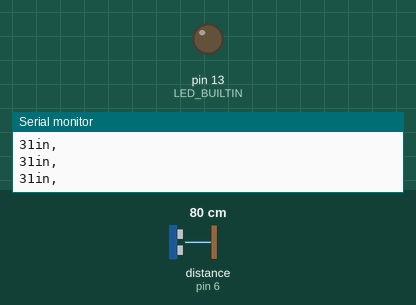
Bench run of a sketch on a simulated Arduino Uno, built with avr-gcc and run on an emulated ATmega328P. On the bench: output pins drawn as LEDs (lit = HIGH), the last lines printed to the serial monitor. Wiring (inferred from the names in the program): ultrasonic range finder: trigger pin 7; echo pin 6. The inputs (shaded band) are chosen by the test bench; at power-on: distance to the obstacle (sensor on pin 6) 80 cm. The echo pulse lasts 58.3 µs per cm; pins used as bus, display or sensor lines are not drawn.

Above: at 1.2 s.
1.3 s: distance to the obstacle (sensor on pin 6) set to 29 cm
2.8 s: distance to the obstacle (sensor on pin 6) set to 22 cm
At 4.1 s:
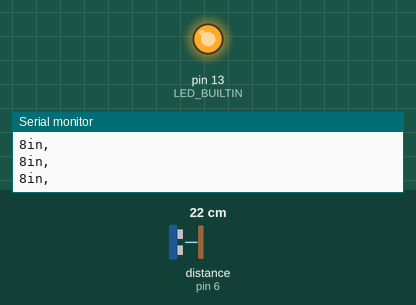
4.4 s: distance to the obstacle (sensor on pin 6) set to 35 cm
At 5.4 s:
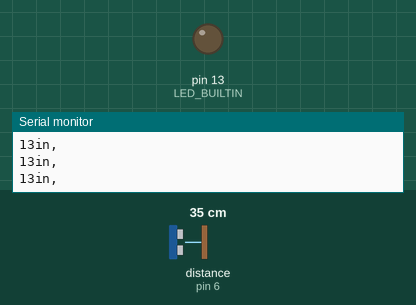
6.0 s: distance to the obstacle (sensor on pin 6) set to 2 cm
At 6.9 s:
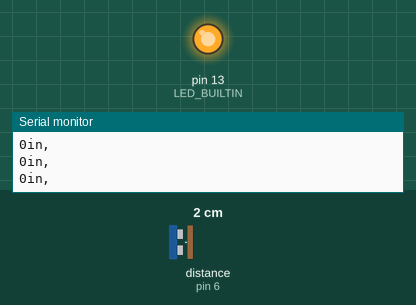
Timing chart, 0 to 8.6 s (numbered marks = the images above; inputs shaded):
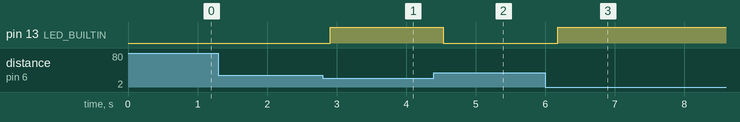

The sketch:

HC-SR04_ultrasoundtest.ino
```cpp
const int pingPin = 7; // Trigger Pin of Ultrasonic Sensor
const int echoPin = 6; // Echo Pin of Ultrasonic Sensor

void setup() {
   pinMode(LED_BUILTIN, OUTPUT);
   Serial.begin(9600); // Starting Serial Terminal
}

void loop() {
   long duration, inches;
   pinMode(pingPin, OUTPUT);
   digitalWrite(pingPin, LOW);
   delayMicroseconds(2);
   digitalWrite(pingPin, HIGH);
   delayMicroseconds(10);
   digitalWrite(pingPin, LOW);
   pinMode(echoPin, INPUT);
   duration = pulseIn(echoPin, HIGH);
   inches = duration / 74 / 2;
   Serial.print(inches);
   Serial.print("in, ");
   Serial.println();
   delay(100);

   if(inches < 10) {
      digitalWrite(LED_BUILTIN, HIGH);
   }
   else {
      digitalWrite(LED_BUILTIN, LOW);
   }
}
```

Measured:
- the behaviour switches between 26 and 25 cm on distance to the obstacle (sensor on pin 6) (found by bisection; images 0 and 1)
- after the input at 2.8 s, pin 13 (LED_BUILTIN): LOW → HIGH after 0.11 s
- after the input at 4.4 s, pin 13 (LED_BUILTIN): HIGH → LOW after 0.14 s
- after the input at 6.0 s, pin 13 (LED_BUILTIN): LOW → HIGH after 0.18 s
